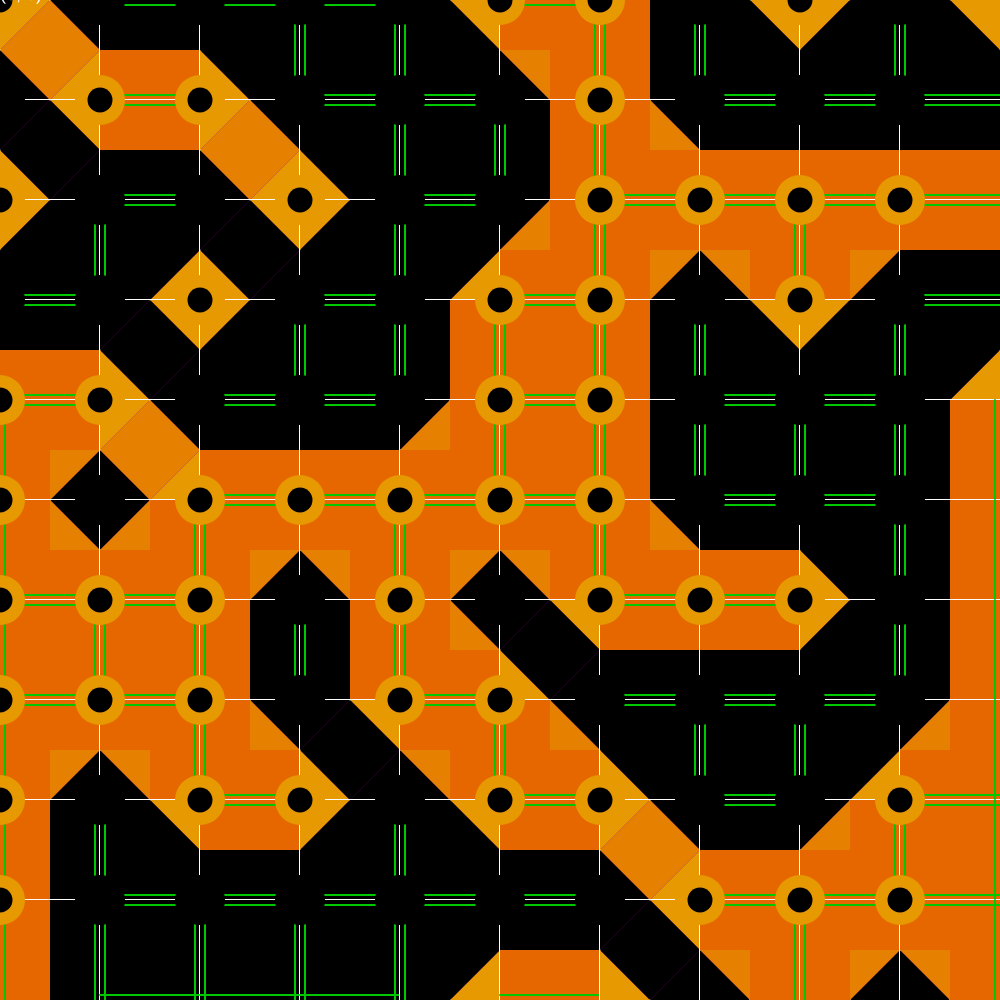
Frame 1 (no input)
Frame 60 (no input): identical to frame 1, image omitted
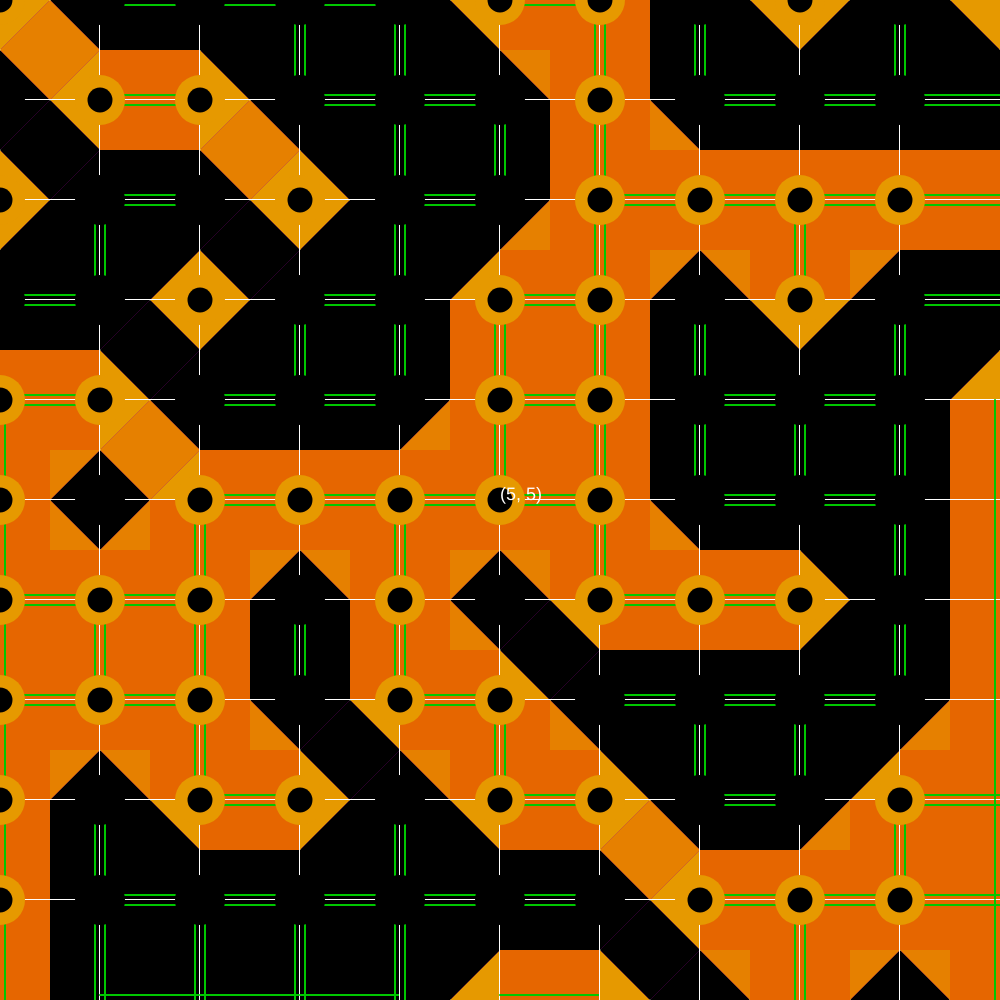
Frame 120 (the mouse pressed at the canvas centre since frame 60)

The p5.js sketch that drew these frames (run headless with seeded random() and noise() and a simulated clock; from frame 60 on, the mouse is pressed at the canvas centre):

// p5.js sketch
// ── sketch.js
let gridSize = 10;  // Grid resolution
let texels = [];    // 2D array storing texel data
let depthThreshold = 0.7; // Depth threshold for discontinuities
let subsquareBorder = 5;

function setup() {
    let gridCellWidth = min(windowWidth, windowHeight);
    createCanvas(gridCellWidth, gridCellWidth);
    noSmooth();
    generateTexels();
}

function generateTexels() {
    for (let y = 0; y < gridSize; y++) {
        texels[y] = [];
        for (let x = 0; x < gridSize; x++) {
            texels[y][x] = {
                r: floor(random(2)) * 255,
                g: 0,
                b: 0,
                a: random(1), // Depth between 0 and 1
                detailLevel: floor(random(0))  // Random discrete detail level
            };
        }
    }
}

function draw() {
    background(150, 0, 150);
    drawTexels();
    
    // Sample the texture at the mouse position
    let uv = createVector(mouseX / width, mouseY / height);
    let sampledColor = sampleSmartBilinear(uv);
    if (sampledColor == null) return;
    
    // Draw sampled color
    // fill(sampledColor.r, sampledColor.a * 255, 0);
    // stroke(255);
    // rect(mouseX, mouseY, 20, 20);
}

// Draw the grid of texels
function drawTexels() {
    let cellSize = width / gridSize;
    for (let y = 0; y < gridSize; y++) {
        for (let x = 0; x < gridSize; x++) {
            // draw grid
            stroke(255);
            strokeWeight(2);
            noFill();
            square(x * cellSize, y * cellSize, cellSize);
          
            // sample texels
            let xOff = (x + 1) % gridSize;
            let yOff = (y + 1) % gridSize;
            let t00 = texels[y][x];
            let t10 = texels[y][xOff];
            let t01 = texels[yOff][x];
            let t11 = texels[yOff][xOff];
          
            let x0 = x * cellSize;
            let y0 = y * cellSize;
            let x1 = x * cellSize + cellSize / 2;
            let y1 = y * cellSize + cellSize / 2;
            let x2 = x0 + cellSize;
            let y2 = y0 + cellSize;
          
            let c00_10 = areTexelsContinuous(t00, t10);
            let c00_01 = areTexelsContinuous(t00, t01);
            let c10_11 = areTexelsContinuous(t10, t11);
            let c01_11 = areTexelsContinuous(t01, t11);
          
            // Count continuous neighbors for each texel
            let count00 = c00_10 + c00_01;
            let count10 = c00_10 + c10_11;
            let count01 = c00_01 + c01_11;
            let count11 = c10_11 + c01_11;

            // Find the texel with the most continuous neighbors
            let maxCount = max(count00, count10, count01, count11);
            let dominantTexel = t00;
            if (count10 == maxCount) dominantTexel = t10;
            if (count01 == maxCount) dominantTexel = t01;
            if (count11 == maxCount) dominantTexel = t11;

            renderSubsquare(x0, y0, x1, y1, t00, t10, t01, c00_10, c00_01, dominantTexel, 0);
            renderSubsquare(x1, y0, x2, y1, t10, t00, t11, c00_10, c10_11, dominantTexel, 1);
            renderSubsquare(x1, y1, x2, y2, t11, t10, t01, c10_11, c01_11, dominantTexel, 2);
            renderSubsquare(x0, y1, x1, y2, t01, t00, t11, c00_01, c01_11, dominantTexel, 3);
          
            stroke(0, 200, 0);
            strokeWeight(2);
            if (c00_10) {
              line(x * cellSize, y * cellSize + subsquareBorder, x * cellSize + cellSize, y * cellSize + subsquareBorder);
            }
            if (c00_01) {
              line(x * cellSize + subsquareBorder, y * cellSize, x * cellSize + subsquareBorder, y * cellSize + cellSize);
            }
            if (c10_11) {
              line(x * cellSize + cellSize - subsquareBorder, y * cellSize, x * cellSize + cellSize - subsquareBorder, y * cellSize + cellSize);
            }
            if (c01_11) {
              line(x * cellSize, y * cellSize + cellSize - subsquareBorder, x * cellSize + cellSize, y * cellSize + cellSize - subsquareBorder);
            }
            
            noStroke();
            fill(t00.r * 0.9, t00.r * 0.6, 0);
            circle(x * cellSize, y * cellSize, cellSize  / 2);
            fill(0, t00.a * t00.detailLevel * (255/5), 0);
            circle(x * cellSize, y * cellSize, cellSize  / 4);
        }
    }
}

function areTexelsContinuous(t1, t2) {
    if (!t1 || !t2) return false;
    if (t1.r != t2.r) return false;
    return true;
}


function renderSubsquare(x0, y0, x1, y1, texel, neighbor1, neighbor2, isContinuous1, isContinuous2, dominantTexel, quadrant) {
    let cellSize = width / gridSize;
    noStroke();

    // Rule 1: If any neighbor is continuous, fill the entire subsquare
    if (isContinuous1 || isContinuous2) {
        fill(texel.r * 0.9, texel.r * 0.4, 0);
        square(x0, y0, cellSize / 2);
        return;
    }

    // Rule 2: Otherwise, split into two right-angled triangles
    fill(texel.r * 0.9, texel.r * 0.6, 0);

    // Determine the correct triangle orientation for each quadrant
    if (quadrant === 0) {
        // Top-left subsquare
        triangle(x0, y0, x1, y0, x0, y1);
    } else if (quadrant === 1) {
        // Top-right subsquare
        triangle(x0, y0, x1, y0, x1, y1);
    } else if (quadrant === 2) {
        // Bottom-right subsquare
        triangle(x0, y1, x1, y0, x1, y1);
    } else if (quadrant === 3) {
        // Bottom-left subsquare
        triangle(x0, y0, x1, y1, x0, y1);
    }

    // Fill the inner triangle with the dominant color
    fill(dominantTexel.r * 0.9, dominantTexel.r * 0.5, 0);
    
    if (quadrant === 0) {
        triangle(x0, y1, x1, y0, x1, y1);
    } else if (quadrant === 1) {
        triangle(x0, y0, x1, y1, x0, y1);
    } else if (quadrant === 2) {
        triangle(x0, y0, x1, y0, x0, y1);
    } else if (quadrant === 3) {
        triangle(x0, y0, x1, y0, x1, y1);
    }
}


// Function to sample bilinear texture with continuity checks
function sampleSmartBilinear(uv) {
    let x = uv.x * gridSize;
    let y = uv.y * gridSize;
    
    if (x + 1 >= gridSize || y + 1 >= gridSize) return null;
    
    let x0 = floor(x);
    let x1 = min(x0 + 1, gridSize);
    let y0 = floor(y);
    let y1 = min(y0 + 1, gridSize);
    
    fill(255);
    textSize(18);
    text("(" + x0 + ", " + y0 + ")", mouseX, mouseY);
    
    let f = createVector(x - x0, y - y0); // Fractional part for interpolation
    
    let t00 = texels[y0][x0];
    let t10 = texels[y0][x1];
    let t01 = texels[y1][x0];
    let t11 = texels[y1][x1];
    
    // Check continuity
    let h01 = areTexelsContinuous(t00, t01);
    let h10 = areTexelsContinuous(t10, t11);
    let v00 = areTexelsContinuous(t00, t10);
    let v11 = areTexelsContinuous(t01, t11);
  
    return t00;
}
